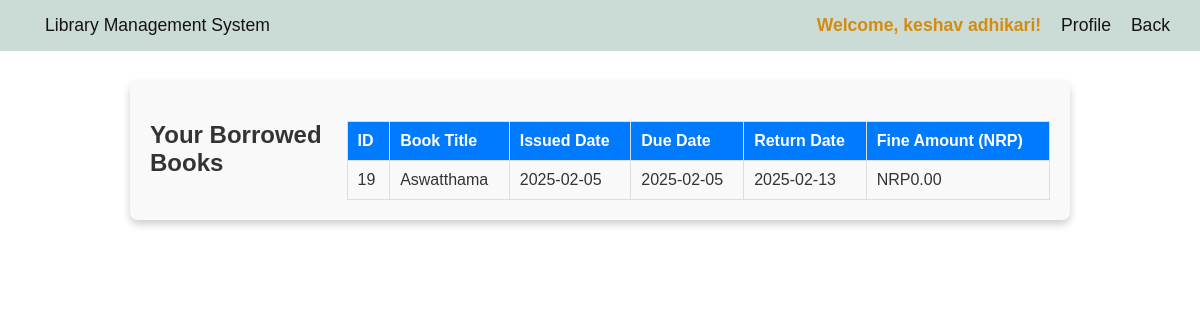
Page /pages/viewborrowed.php (signed in) on the committed database.
### tables this page shows
CREATE TABLE `issued_books` (
  `id` int(11) NOT NULL,
  `book_title` varchar(255) NOT NULL,
  `issued_to` varchar(255) NOT NULL,
  `issued_date` date NOT NULL,
  `due_date` date NOT NULL,
  `return_date` date DEFAULT NULL,
  `fine_amount` decimal(10,2) DEFAULT 0.00
);

### pages/viewborrowed.php (the view, shortened to what this page needs)
<?php
$servername = "localhost";
$username = "root";
$password = "";
$dbname = "library";
$conn = new mysqli($servername, $username, $password, $dbname);
$username = $_SESSION['username'];
$sql = "SELECT id, book_title, issued_date, due_date, return_date, fine_amount
        FROM issued_books
        WHERE issued_to = ?
        ORDER BY issued_date DESC";
$stmt = $conn->prepare($sql);
$stmt->bind_param("s", $username);
$stmt->execute();
$result = $stmt->get_result();
$borrowed_books = [];
if ($result->num_rows > 0) {
    while ($row = $result->fetch_assoc()) {
        $borrowed_books[] = $row;
    }
}
?>
<!DOCTYPE html>
<html lang="en">
<head>
    <link rel="stylesheet" href="../assests/css/admindb_style.css">
    <link rel="stylesheet" href="../assests/css/manage_user.css">
</head>
<body>
    <div class="navbar">
        <div><a href="user_dashboard.php">Library Management System</a></div>
        <div>
            <span class="welcome">Welcome, <?php echo htmlspecialchars($username); ?>!</span>
            <a href="profile.php">Profile</a>
            <a href="user_dashboard.php">Back</a>
        </div>
    </div>
    <div class="container">
        <h2>Your Borrowed Books</h2>
        <table>
            <thead>
                <tr>
                    <th>ID</th>
                    <th>Book Title</th>
                    <th>Issued Date</th>
                    <th>Due Date</th>
                    <th>Return Date</th>
                    <th>Fine Amount (NRP)</th>
                </tr>
            </thead>
            <tbody>
                <?php if (count($borrowed_books) > 0): ?>
                    <?php foreach ($borrowed_books as $book): ?>
                        <tr>
                            <td><?php echo htmlspecialchars($book['id']); ?></td>
                            <td><?php echo htmlspecialchars($book['book_title']); ?></td>
                            <td><?php echo htmlspecialchars($book['issued_date']); ?></td>
                            <td><?php echo htmlspecialchars($book['due_date']); ?></td>
                            <td><?php echo $book['return_date'] ? htmlspecialchars($book['return_date']) : "Not Returned"; ?></td>
                            <td><?php echo "NRP" . number_format($book['fine_amount'], 2); ?></td>
                        </tr>
                    <?php endforeach; ?>
                <?php else: ?>
                    <tr>
                        <td colspan="6">No books borrowed yet.</td>
                    </tr>
                <?php endif; ?>
            </tbody>
        </table>
    </div>
</body>
</html>

### assests/css/admindb_style.css (style rules this page uses)
body { font-family: Arial, sans-serif; margin: 0; padding: 0; background-size: cover; background-attachment: fixed; color: #333; }
.navbar { background-color: #cbdbd5; color: #0a0a0a; padding: 15px 30px; display: flex; justify-content: space-between; align-items: center; font-size: 1.1em; }
.welcome { font: size 1.5em; font-weight: bold; color: #d38c12; }
.navbar a { color: #151414; text-decoration: none; margin-left: 15px; }
.container { display: flex; justify-content: space-between; padding: 30px; }

### assests/css/manage_user.css (style rules this page uses)
.container { max-width: 900px; margin: 30px auto; padding: 20px; background: #f9f9f9; border-radius: 8px; box-shadow: 0 4px 8px rgba(0, 0, 0, 0.2); }
table { width: 100%; border-collapse: collapse; margin-top: 20px; }
table th, table td { border: 1px solid #ddd; padding: 10px; text-align: left; }
table th { background: #007bff; color: white; }

### rows in the picture
issued_books: id "19", book_title "Aswatthama", issued_date "2025-02-05", due_date "2025-02-05", return_date "2025-02-13", fine_amount "0.00"

### other values in the picture
$username "keshav adhikari"
